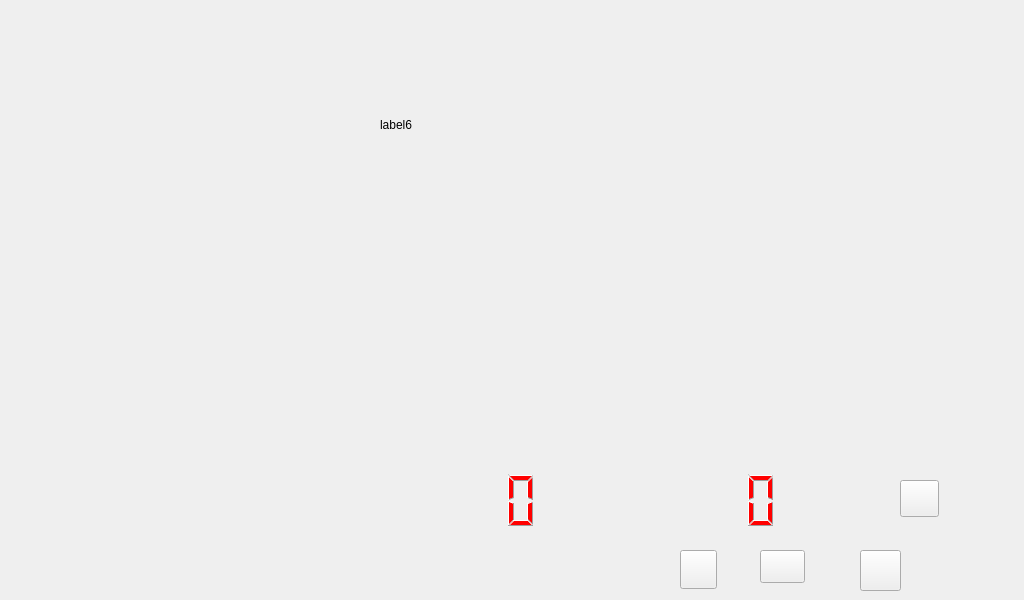
<?xml version="1.0" encoding="UTF-8"?>
<ui version="4.0">
 <class>Widget</class>
 <widget class="QWidget" name="Widget">
  <property name="geometry">
   <rect>
    <x>0</x>
    <y>0</y>
    <width>1024</width>
    <height>600</height>
   </rect>
  </property>
  <property name="windowTitle">
   <string>Widget</string>
  </property>
  <widget class="QPushButton" name="ptn_back">
   <property name="geometry">
    <rect>
     <x>760</x>
     <y>550</y>
     <width>45</width>
     <height>33</height>
    </rect>
   </property>
   <property name="styleSheet">
    <string notr="true">border-image: url(:/new/prefix1/imagejy/qihuan.png);</string>
   </property>
   <property name="text">
    <string/>
   </property>
  </widget>
  <widget class="QPushButton" name="pushButton_timesetup">
   <property name="geometry">
    <rect>
     <x>860</x>
     <y>550</y>
     <width>41</width>
     <height>41</height>
    </rect>
   </property>
   <property name="styleSheet">
    <string notr="true">border-image: url(:/new/prefix1/imagejy/setup.png);</string>
   </property>
   <property name="text">
    <string/>
   </property>
  </widget>
  <widget class="QLCDNumber" name="lcdNumber">
   <property name="geometry">
    <rect>
     <x>530</x>
     <y>470</y>
     <width>251</width>
     <height>61</height>
    </rect>
   </property>
   <property name="styleSheet">
    <string notr="true">color: rgb(255, 0, 0);</string>
   </property>
   <property name="frameShape">
    <enum>QFrame::NoFrame</enum>
   </property>
   <property name="digitCount">
    <number>8</number>
   </property>
   <property name="segmentStyle">
    <enum>QLCDNumber::Filled</enum>
   </property>
  </widget>
  <widget class="QPushButton" name="pushButton_timesetup_2">
   <property name="geometry">
    <rect>
     <x>680</x>
     <y>550</y>
     <width>37</width>
     <height>39</height>
    </rect>
   </property>
   <property name="styleSheet">
    <string notr="true">border-image: url(:/new/prefix1/imagejy/find.png);</string>
   </property>
   <property name="text">
    <string/>
   </property>
  </widget>
  <widget class="QPushButton" name="pushButton_timesetup_3">
   <property name="geometry">
    <rect>
     <x>900</x>
     <y>480</y>
     <width>39</width>
     <height>37</height>
    </rect>
   </property>
   <property name="styleSheet">
    <string notr="true">border-image: url(:/new/prefix1/imagejy/laba.png);</string>
   </property>
   <property name="text">
    <string/>
   </property>
  </widget>
  <widget class="QLabel" name="label">
   <property name="geometry">
    <rect>
     <x>473</x>
     <y>226</y>
     <width>104</width>
     <height>42</height>
    </rect>
   </property>
   <property name="styleSheet">
    <string notr="true">font: 22pt &quot;Ubuntu&quot;;</string>
   </property>
   <property name="text">
    <string/>
   </property>
   <property name="textFormat">
    <enum>Qt::AutoText</enum>
   </property>
  </widget>
  <widget class="QLabel" name="label_2">
   <property name="geometry">
    <rect>
     <x>473</x>
     <y>269</y>
     <width>104</width>
     <height>42</height>
    </rect>
   </property>
   <property name="styleSheet">
    <string notr="true">font: 22pt &quot;Ubuntu&quot;;</string>
   </property>
   <property name="text">
    <string>&lt;html&gt;&lt;head/&gt;&lt;body&gt;&lt;p&gt;&lt;span style=&quot; font-size:20pt;&quot;&gt;&lt;br/&gt;&lt;/span&gt;&lt;/p&gt;&lt;/body&gt;&lt;/html&gt;</string>
   </property>
  </widget>
  <widget class="QLabel" name="label_3">
   <property name="geometry">
    <rect>
     <x>473</x>
     <y>313</y>
     <width>104</width>
     <height>42</height>
    </rect>
   </property>
   <property name="styleSheet">
    <string notr="true">font: 22pt &quot;Ubuntu&quot;;</string>
   </property>
   <property name="text">
    <string>&lt;html&gt;&lt;head/&gt;&lt;body&gt;&lt;p&gt;&lt;br/&gt;&lt;/p&gt;&lt;/body&gt;&lt;/html&gt;</string>
   </property>
  </widget>
  <widget class="QLabel" name="label_4">
   <property name="geometry">
    <rect>
     <x>473</x>
     <y>357</y>
     <width>104</width>
     <height>42</height>
    </rect>
   </property>
   <property name="styleSheet">
    <string notr="true">font: 22pt &quot;Ubuntu&quot;;</string>
   </property>
   <property name="text">
    <string>&lt;html&gt;&lt;head/&gt;&lt;body&gt;&lt;p&gt;&lt;br/&gt;&lt;/p&gt;&lt;/body&gt;&lt;/html&gt;</string>
   </property>
  </widget>
  <widget class="QLabel" name="label_5">
   <property name="geometry">
    <rect>
     <x>446</x>
     <y>399</y>
     <width>162</width>
     <height>45</height>
    </rect>
   </property>
   <property name="styleSheet">
    <string notr="true">font: 22pt &quot;Ubuntu&quot;;</string>
   </property>
   <property name="text">
    <string>&lt;html&gt;&lt;head/&gt;&lt;body&gt;&lt;p&gt;&lt;br/&gt;&lt;/p&gt;&lt;/body&gt;&lt;/html&gt;</string>
   </property>
  </widget>
  <widget class="QLabel" name="label_6">
   <property name="geometry">
    <rect>
     <x>380</x>
     <y>100</y>
     <width>441</width>
     <height>51</height>
    </rect>
   </property>
   <property name="text">
    <string>&lt;html&gt;&lt;head/&gt;&lt;body&gt;&lt;p&gt;label6&lt;/p&gt;&lt;/body&gt;&lt;/html&gt;</string>
   </property>
  </widget>
  <widget class="QLCDNumber" name="lcdNumber_2">
   <property name="geometry">
    <rect>
     <x>220</x>
     <y>470</y>
     <width>331</width>
     <height>61</height>
    </rect>
   </property>
   <property name="styleSheet">
    <string notr="true">color: rgb(255, 0, 0);</string>
   </property>
   <property name="frameShape">
    <enum>QFrame::NoFrame</enum>
   </property>
   <property name="digitCount">
    <number>10</number>
   </property>
   <property name="segmentStyle">
    <enum>QLCDNumber::Filled</enum>
   </property>
  </widget>
 </widget>
 <layoutdefault spacing="6" margin="11"/>
 <resources/>
 <connections/>
</ui>
